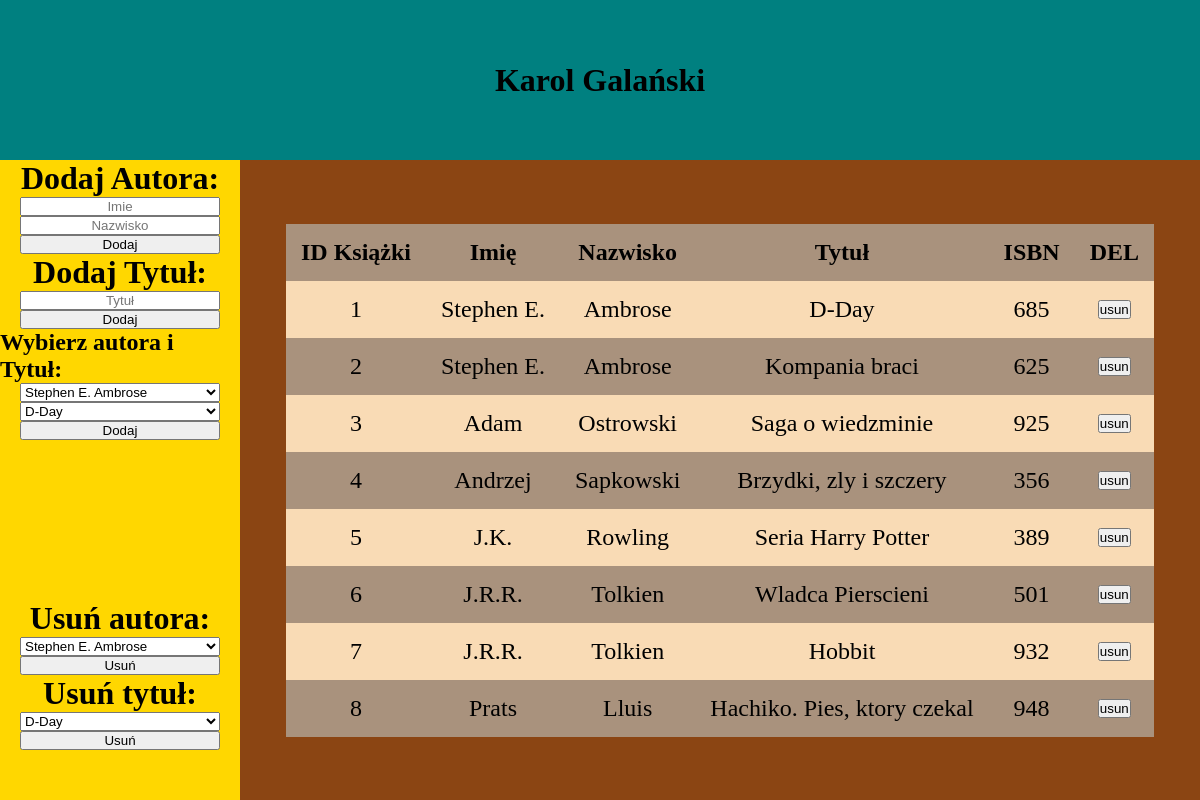
The page / on the database its author committed.
### tables this page shows
CREATE TABLE IF NOT EXISTS `ksiazki` (
  `id_ksiazki` int(11) NOT NULL AUTO_INCREMENT,
  `id_autor` int(11) NOT NULL,
  `id_tytul` int(11) NOT NULL,
  PRIMARY KEY (`id_ksiazki`),
  KEY `fk_autor` (`id_autor`),
  KEY `fk_tytul` (`id_tytul`) USING BTREE
);

CREATE TABLE IF NOT EXISTS `autorzy` (
  `id_autor` int(11) NOT NULL AUTO_INCREMENT,
  `imie` varchar(30) NOT NULL,
  `nazwisko` varchar(30) NOT NULL,
  PRIMARY KEY (`id_autor`)
);

CREATE TABLE IF NOT EXISTS `tytuly` (
  `id_tytul` int(11) NOT NULL AUTO_INCREMENT,
  `tytul` varchar(30) NOT NULL,
  `isbn` int(3) NOT NULL,
  PRIMARY KEY (`id_tytul`)
);

### index.php (the view, shortened to what this page needs)
<html lang="en">
<head>
    <link rel="stylesheet" href="style.css">
</head>
<body>
    <div class="cont">
        <div class="head">
            <h1>Karol Galański</h1>
        </div>
        <div class="sidebar">
            <div class="inserty">
                <h1>Dodaj Autora:</h1>
                <form action="insert-autor.php" method="post" class="insert">
                    <input type="text" name="imie" placeholder="Imie">
                    <input type="text" name="nazwisko" placeholder="Nazwisko">
                    <input type="submit" value="Dodaj">
                </form>
                <h1>Dodaj Tytuł:</h1>
                <form action="insert-tytul.php" method="post" class="insert">
                    <input type="text" name="tytul" placeholder="Tytuł">
                    <input type="submit" value="Dodaj">
                </form>
                <h2>Wybierz autora i Tytuł:</h2>
                <?php
                    $servername = "localhost";
                    $username = "root";
                    $password = "";
                    $dbname = "library";
                    $conn = new mysqli($servername, $username, $password, $dbname);
                    $result2 = $conn->query("SELECT * FROM autorzy");
                    echo("<form action='insert-ksiazka.php' method='POST'  class='insert'>");
                    echo("<select name='wybrany-autor'>");
                    while($row=$result2->fetch_assoc() ){
                        echo("<option value='".$row['id_autor']."'>".$row['imie']." ".$row['nazwisko']."</option>");
                    }
                    echo("</select>");
                    $result3 = $conn->query("SELECT * FROM tytuly");
                    echo("<select name='wybrany-tytul'>");
                    while($row=$result3->fetch_assoc() ){
                        echo("<option value='".$row['id_tytul']."'>".$row['tytul']."</option>");
                    }
                    echo("</select>");
                    echo("<input type='submit' value='Dodaj'>");
                    echo("</form>");
                ?>
            </div>
            <div class="delety">
            <?php
                $servername = "localhost";
                $username = "root";
                $password = "";
                $dbname = "library";
                $conn = new mysqli($servername, $username, $password, $dbname);
                $result2 = $conn->query("SELECT * FROM autorzy");
                echo("<h1>Usuń autora:</h1>");
                echo("<form action='delete-autor.php' method='POST'  class='delete'>");
                echo("<select name='id_autor'>");
                while($row=$result2->fetch_assoc() ){
                    echo("<option value='".$row['id_autor']."'>".$row['imie']." ".$row['nazwisko']."</option>");
                }
                echo("</select>");
                echo("<input type='submit' value='Usuń'>");
                echo("</form>");
                $result3 = $conn->query("SELECT * FROM tytuly");
                echo("<h1>Usuń tytuł:</h1>");
                echo("<form action='delete-tytul.php' method='POST'  class='delete'>");
                echo("<select name='id_tytul'>");
                while($row=$result3->fetch_assoc() ){
                    echo("<option value='".$row['id_tytul']."'>".$row['tytul']."</option>");
                }
                echo("</select>");
                echo("<input type='submit' value='Usuń'>");
                echo("</form>");
            ?>
            </div>
        </div>
        <div class="main">
        <?php
                $servername = "localhost";
                $username = "root";
                $password = "";
                $dbname = "library";
                $conn = new mysqli($servername, $username, $password, $dbname);
                $result1 = $conn->query("SELECT id_ksiazki, imie, nazwisko, tytul, isbn FROM ksiazki, autorzy, tytuly WHERE ksiazki.id_autor=autorzy.id_autor AND ksiazki.id_tytul=tytuly.id_tytul");
                echo("<table class='tabelka'");
                echo("<tr>
                <th>ID Książki</th>
                <th>Imię</th>
                <th>Nazwisko</th>
                <th>Tytuł</th>
                <th>ISBN</th>
                <th>DEL</th>
                </tr>");
                while($row=$result1->fetch_assoc() ){
                    echo("<tr>");
                    echo("<td>".$row['id_ksiazki']."</td>");
                    echo("<td>".$row['imie']."</td>");
                    echo("<td>".$row['nazwisko']."</td>");
                    echo("<td>".$row['tytul']."</td>");
                    echo("<td>".$row['isbn']."</td>");
                    echo("<td>
                            <form action='delete-ksiazki.php' method='post'>
                                <input type='hidden' name='id' value='".$row['id_ksiazki']."'>
                                <input type='submit' value='usun'>
                            </form>
                        </td>");
                    echo("</tr>");
                }
                echo("</table>");
            ?>
        </div>
    </div>
</body>
</html>

### style.css (style rules this page uses)
* { margin: 0; padding: 0; }
.cont { display: grid; height: 100vh; width: 100vw; grid-template-columns: 20% 80%; grid-template-rows: 20% 80%; grid-template-areas: "head head" "sb main" ; }
.head { background-color: teal; grid-area: head; display: flex; justify-content: center; align-items: center; }
.sidebar { background-color: gold; grid-area: sb; display: flex; flex-wrap: wrap; justify-content: center; }
.main { background-color: saddlebrown; grid-area: main; display: flex; justify-content: center; align-items: center; }
.inserty { height: 50vh; display: flex; flex-direction: column; align-items: center; }
.insert { width: 200px; display: flex; flex-direction: column; }
.delety { height: 20vh; display: flex; flex-direction: column; align-items: center; }
.delete { width: 200px; display: flex; flex-direction: column; }
input { text-align: center; }
.tabelka { border-collapse: collapse; font-size: 1.5rem; }
th, td { text-align: center; padding: 15px; }
tr:nth-child(2n+1) { background-color: #a9927d; }
tr:nth-child(2n+0) { background-color: #f9dbb5; }

### rows shown on the page
ksiazki: id_ksiazki "1", id_autor.imie "Stephen E.", id_autor.nazwisko "Ambrose", id_tytul.tytul "D-Day", id_tytul.isbn "685"
ksiazki: id_ksiazki "2", id_autor.imie "Stephen E.", id_autor.nazwisko "Ambrose", id_tytul.tytul "Kompania braci", id_tytul.isbn "625"
ksiazki: id_ksiazki "3", id_autor.imie "Adam", id_autor.nazwisko "Ostrowski", id_tytul.tytul "Saga o wiedzminie", id_tytul.isbn "925"
ksiazki: id_ksiazki "4", id_autor.imie "Andrzej", id_autor.nazwisko "Sapkowski", id_tytul.tytul "Brzydki, zly i szczery", id_tytul.isbn "356"
ksiazki: id_ksiazki "5", id_autor.imie "J.K.", id_autor.nazwisko "Rowling", id_tytul.tytul "Seria Harry Potter", id_tytul.isbn "389"
ksiazki: id_ksiazki "6", id_autor.imie "J.R.R.", id_autor.nazwisko "Tolkien", id_tytul.tytul "Wladca Pierscieni", id_tytul.isbn "501"
ksiazki: id_ksiazki "7", id_autor.imie "J.R.R.", id_autor.nazwisko "Tolkien", id_tytul.tytul "Hobbit", id_tytul.isbn "932"
ksiazki: id_ksiazki "8", id_autor.imie "Prats", id_autor.nazwisko "Lluis", id_tytul.tytul "Hachiko. Pies, ktory czekal", id_tytul.isbn "948"

### other values the page prints
form field wybrany-autor "Stephen E. Ambrose"
form field wybrany-tytul "D-Day"
form field id_autor "Stephen E. Ambrose"
form field id_tytul "D-Day"
